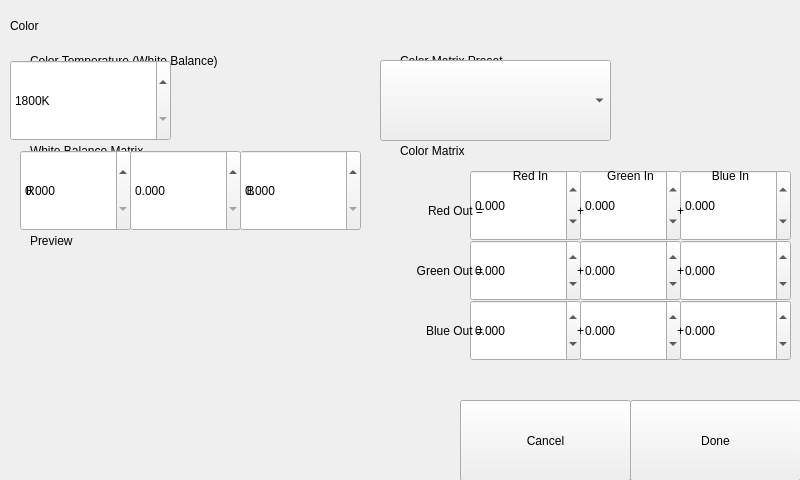
<?xml version="1.0" encoding="UTF-8"?>
<ui version="4.0">
 <class>Form</class>
 <widget class="QWidget" name="Form">
  <property name="geometry">
   <rect>
    <x>0</x>
    <y>0</y>
    <width>800</width>
    <height>480</height>
   </rect>
  </property>
  <property name="windowTitle">
   <string>Chronos Screen</string>
  </property>
  <widget class="InteractiveVideoArea" name="interactivevideoarea">
   <property name="geometry">
    <rect>
     <x>30</x>
     <y>260</y>
     <width>331</width>
     <height>201</height>
    </rect>
   </property>
  </widget>
  <widget class="HeaderLabel" name="headerlabel">
   <property name="geometry">
    <rect>
     <x>10</x>
     <y>10</y>
     <width>241</width>
     <height>31</height>
    </rect>
   </property>
   <property name="text">
    <string>Color</string>
   </property>
  </widget>
  <widget class="Button" name="uiDone">
   <property name="geometry">
    <rect>
     <x>630</x>
     <y>400</y>
     <width>171</width>
     <height>81</height>
    </rect>
   </property>
   <property name="text">
    <string>Done</string>
   </property>
   <property name="clickMarginLeft" stdset="0">
    <enum>Button::half</enum>
   </property>
  </widget>
  <widget class="Button" name="button_2">
   <property name="geometry">
    <rect>
     <x>460</x>
     <y>400</y>
     <width>171</width>
     <height>81</height>
    </rect>
   </property>
   <property name="text">
    <string>Cancel</string>
   </property>
   <property name="clickMarginRight" stdset="0">
    <enum>Button::half</enum>
   </property>
  </widget>
  <widget class="Subheader" name="subheader">
   <property name="geometry">
    <rect>
     <x>30</x>
     <y>50</y>
     <width>291</width>
     <height>21</height>
    </rect>
   </property>
   <property name="text">
    <string>Color Temperature (White Balance)</string>
   </property>
  </widget>
  <widget class="SpinBox" name="spinbox">
   <property name="geometry">
    <rect>
     <x>10</x>
     <y>60</y>
     <width>161</width>
     <height>81</height>
    </rect>
   </property>
   <property name="suffix">
    <string>K</string>
   </property>
   <property name="minimum">
    <number>1800</number>
   </property>
   <property name="maximum">
    <number>10000</number>
   </property>
   <property name="singleStep">
    <number>25</number>
   </property>
  </widget>
  <widget class="ComboBox" name="combobox">
   <property name="geometry">
    <rect>
     <x>380</x>
     <y>60</y>
     <width>231</width>
     <height>81</height>
    </rect>
   </property>
  </widget>
  <widget class="Subheader" name="subheader_4">
   <property name="geometry">
    <rect>
     <x>400</x>
     <y>50</y>
     <width>181</width>
     <height>21</height>
    </rect>
   </property>
   <property name="text">
    <string>Color Matrix Preset</string>
   </property>
  </widget>
  <widget class="Subheader" name="subheader_5">
   <property name="geometry">
    <rect>
     <x>30</x>
     <y>230</y>
     <width>241</width>
     <height>21</height>
    </rect>
   </property>
   <property name="text">
    <string>Preview</string>
   </property>
  </widget>
  <widget class="Backdrop" name="backdrop_3">
   <property name="geometry">
    <rect>
     <x>0</x>
     <y>460</y>
     <width>361</width>
     <height>21</height>
    </rect>
   </property>
  </widget>
  <widget class="Backdrop" name="backdrop_4">
   <property name="geometry">
    <rect>
     <x>0</x>
     <y>230</y>
     <width>31</width>
     <height>231</height>
    </rect>
   </property>
  </widget>
  <widget class="QWidget" name="widget" native="true">
   <property name="geometry">
    <rect>
     <x>390</x>
     <y>130</y>
     <width>401</width>
     <height>241</height>
    </rect>
   </property>
   <widget class="DecimalSpinBox" name="decimalspinbox_8">
    <property name="geometry">
     <rect>
      <x>190</x>
      <y>110</y>
      <width>101</width>
      <height>61</height>
     </rect>
    </property>
    <property name="decimals">
     <number>3</number>
    </property>
    <property name="minimum">
     <double>-2.500000000000000</double>
    </property>
    <property name="maximum">
     <double>2.500000000000000</double>
    </property>
    <property name="singleStep">
     <double>0.010000000000000</double>
    </property>
    <property name="clickMarginLeft" stdset="0">
     <enum>DecimalSpinBox::half</enum>
    </property>
    <property name="clickMarginRight" stdset="0">
     <enum>DecimalSpinBox::half</enum>
    </property>
    <property name="clickMarginTop" stdset="0">
     <enum>DecimalSpinBox::half</enum>
    </property>
    <property name="clickMarginBottom" stdset="0">
     <enum>DecimalSpinBox::half</enum>
    </property>
   </widget>
   <widget class="Subheader" name="subheader_3">
    <property name="geometry">
     <rect>
      <x>10</x>
      <y>10</y>
      <width>241</width>
      <height>21</height>
     </rect>
    </property>
    <property name="text">
     <string>Color Matrix</string>
    </property>
   </widget>
   <widget class="DecimalSpinBox" name="decimalspinbox_3">
    <property name="geometry">
     <rect>
      <x>80</x>
      <y>110</y>
      <width>111</width>
      <height>61</height>
     </rect>
    </property>
    <property name="decimals">
     <number>3</number>
    </property>
    <property name="minimum">
     <double>-2.500000000000000</double>
    </property>
    <property name="maximum">
     <double>2.500000000000000</double>
    </property>
    <property name="singleStep">
     <double>0.010000000000000</double>
    </property>
    <property name="clickMarginRight" stdset="0">
     <enum>DecimalSpinBox::half</enum>
    </property>
    <property name="clickMarginTop" stdset="0">
     <enum>DecimalSpinBox::half</enum>
    </property>
    <property name="clickMarginBottom" stdset="0">
     <enum>DecimalSpinBox::half</enum>
    </property>
   </widget>
   <widget class="DecimalSpinBox" name="decimalspinbox_10">
    <property name="geometry">
     <rect>
      <x>290</x>
      <y>110</y>
      <width>111</width>
      <height>61</height>
     </rect>
    </property>
    <property name="decimals">
     <number>3</number>
    </property>
    <property name="minimum">
     <double>-2.500000000000000</double>
    </property>
    <property name="maximum">
     <double>2.500000000000000</double>
    </property>
    <property name="singleStep">
     <double>0.010000000000000</double>
    </property>
    <property name="clickMarginLeft" stdset="0">
     <enum>DecimalSpinBox::half</enum>
    </property>
    <property name="clickMarginTop" stdset="0">
     <enum>DecimalSpinBox::half</enum>
    </property>
    <property name="clickMarginBottom" stdset="0">
     <enum>DecimalSpinBox::half</enum>
    </property>
   </widget>
   <widget class="DecimalSpinBox" name="decimalspinbox_9">
    <property name="geometry">
     <rect>
      <x>190</x>
      <y>170</y>
      <width>101</width>
      <height>61</height>
     </rect>
    </property>
    <property name="decimals">
     <number>3</number>
    </property>
    <property name="minimum">
     <double>-2.500000000000000</double>
    </property>
    <property name="maximum">
     <double>2.500000000000000</double>
    </property>
    <property name="singleStep">
     <double>0.010000000000000</double>
    </property>
    <property name="clickMarginLeft" stdset="0">
     <enum>DecimalSpinBox::half</enum>
    </property>
    <property name="clickMarginRight" stdset="0">
     <enum>DecimalSpinBox::half</enum>
    </property>
    <property name="clickMarginTop" stdset="0">
     <enum>DecimalSpinBox::half</enum>
    </property>
    <property name="clickMarginBottom" stdset="0">
     <enum>DecimalSpinBox::half</enum>
    </property>
   </widget>
   <widget class="DecimalSpinBox" name="decimalspinbox_2">
    <property name="geometry">
     <rect>
      <x>80</x>
      <y>40</y>
      <width>111</width>
      <height>71</height>
     </rect>
    </property>
    <property name="decimals">
     <number>3</number>
    </property>
    <property name="minimum">
     <double>-2.500000000000000</double>
    </property>
    <property name="maximum">
     <double>2.500000000000000</double>
    </property>
    <property name="singleStep">
     <double>0.010000000000000</double>
    </property>
    <property name="clickMarginRight" stdset="0">
     <enum>DecimalSpinBox::half</enum>
    </property>
    <property name="clickMarginBottom" stdset="0">
     <enum>DecimalSpinBox::half</enum>
    </property>
   </widget>
   <widget class="DecimalSpinBox" name="decimalspinbox_11">
    <property name="geometry">
     <rect>
      <x>290</x>
      <y>40</y>
      <width>111</width>
      <height>71</height>
     </rect>
    </property>
    <property name="decimals">
     <number>3</number>
    </property>
    <property name="minimum">
     <double>-2.500000000000000</double>
    </property>
    <property name="maximum">
     <double>2.500000000000000</double>
    </property>
    <property name="singleStep">
     <double>0.010000000000000</double>
    </property>
    <property name="clickMarginLeft" stdset="0">
     <enum>DecimalSpinBox::half</enum>
    </property>
    <property name="clickMarginBottom" stdset="0">
     <enum>DecimalSpinBox::half</enum>
    </property>
   </widget>
   <widget class="DecimalSpinBox" name="decimalspinbox_12">
    <property name="geometry">
     <rect>
      <x>290</x>
      <y>170</y>
      <width>111</width>
      <height>61</height>
     </rect>
    </property>
    <property name="decimals">
     <number>3</number>
    </property>
    <property name="minimum">
     <double>-2.500000000000000</double>
    </property>
    <property name="maximum">
     <double>2.500000000000000</double>
    </property>
    <property name="singleStep">
     <double>0.010000000000000</double>
    </property>
    <property name="clickMarginLeft" stdset="0">
     <enum>DecimalSpinBox::half</enum>
    </property>
    <property name="clickMarginTop" stdset="0">
     <enum>DecimalSpinBox::half</enum>
    </property>
    <property name="clickMarginBottom" stdset="0">
     <enum>DecimalSpinBox::half</enum>
    </property>
   </widget>
   <widget class="DecimalSpinBox" name="decimalspinbox_4">
    <property name="geometry">
     <rect>
      <x>80</x>
      <y>170</y>
      <width>111</width>
      <height>61</height>
     </rect>
    </property>
    <property name="decimals">
     <number>3</number>
    </property>
    <property name="minimum">
     <double>-2.500000000000000</double>
    </property>
    <property name="maximum">
     <double>2.500000000000000</double>
    </property>
    <property name="singleStep">
     <double>0.010000000000000</double>
    </property>
    <property name="clickMarginRight" stdset="0">
     <enum>DecimalSpinBox::half</enum>
    </property>
    <property name="clickMarginTop" stdset="0">
     <enum>DecimalSpinBox::half</enum>
    </property>
    <property name="clickMarginBottom" stdset="0">
     <enum>DecimalSpinBox::half</enum>
    </property>
   </widget>
   <widget class="DecimalSpinBox" name="decimalspinbox_7">
    <property name="geometry">
     <rect>
      <x>190</x>
      <y>40</y>
      <width>101</width>
      <height>71</height>
     </rect>
    </property>
    <property name="decimals">
     <number>3</number>
    </property>
    <property name="minimum">
     <double>-2.500000000000000</double>
    </property>
    <property name="maximum">
     <double>2.500000000000000</double>
    </property>
    <property name="singleStep">
     <double>0.010000000000000</double>
    </property>
    <property name="clickMarginLeft" stdset="0">
     <enum>DecimalSpinBox::half</enum>
    </property>
    <property name="clickMarginRight" stdset="0">
     <enum>DecimalSpinBox::half</enum>
    </property>
    <property name="clickMarginBottom" stdset="0">
     <enum>DecimalSpinBox::half</enum>
    </property>
   </widget>
   <widget class="Label" name="label_6">
    <property name="geometry">
     <rect>
      <x>2</x>
      <y>70</y>
      <width>91</width>
      <height>21</height>
     </rect>
    </property>
    <property name="text">
     <string>Red Out =</string>
    </property>
    <property name="alignment">
     <set>Qt::AlignRight|Qt::AlignTrailing|Qt::AlignVCenter</set>
    </property>
   </widget>
   <widget class="Label" name="label_4">
    <property name="geometry">
     <rect>
      <x>100</x>
      <y>30</y>
      <width>81</width>
      <height>31</height>
     </rect>
    </property>
    <property name="text">
     <string>Red In</string>
    </property>
    <property name="alignment">
     <set>Qt::AlignCenter</set>
    </property>
   </widget>
   <widget class="Label" name="label_5">
    <property name="geometry">
     <rect>
      <x>200</x>
      <y>30</y>
      <width>81</width>
      <height>31</height>
     </rect>
    </property>
    <property name="text">
     <string>Green In</string>
    </property>
    <property name="alignment">
     <set>Qt::AlignCenter</set>
    </property>
   </widget>
   <widget class="Label" name="label_7">
    <property name="geometry">
     <rect>
      <x>300</x>
      <y>30</y>
      <width>81</width>
      <height>31</height>
     </rect>
    </property>
    <property name="text">
     <string>Blue In</string>
    </property>
    <property name="alignment">
     <set>Qt::AlignCenter</set>
    </property>
   </widget>
   <widget class="Label" name="label_8">
    <property name="geometry">
     <rect>
      <x>2</x>
      <y>130</y>
      <width>91</width>
      <height>21</height>
     </rect>
    </property>
    <property name="text">
     <string>Green Out =</string>
    </property>
    <property name="alignment">
     <set>Qt::AlignRight|Qt::AlignTrailing|Qt::AlignVCenter</set>
    </property>
   </widget>
   <widget class="Label" name="label_9">
    <property name="geometry">
     <rect>
      <x>2</x>
      <y>190</y>
      <width>91</width>
      <height>21</height>
     </rect>
    </property>
    <property name="text">
     <string>Blue Out =</string>
    </property>
    <property name="alignment">
     <set>Qt::AlignRight|Qt::AlignTrailing|Qt::AlignVCenter</set>
    </property>
   </widget>
   <widget class="Label" name="label_10">
    <property name="geometry">
     <rect>
      <x>180</x>
      <y>70</y>
      <width>21</width>
      <height>21</height>
     </rect>
    </property>
    <property name="text">
     <string>+</string>
    </property>
    <property name="alignment">
     <set>Qt::AlignCenter</set>
    </property>
   </widget>
   <widget class="Label" name="label_11">
    <property name="geometry">
     <rect>
      <x>280</x>
      <y>70</y>
      <width>21</width>
      <height>21</height>
     </rect>
    </property>
    <property name="text">
     <string>+</string>
    </property>
    <property name="alignment">
     <set>Qt::AlignCenter</set>
    </property>
   </widget>
   <widget class="Label" name="label_12">
    <property name="geometry">
     <rect>
      <x>180</x>
      <y>130</y>
      <width>21</width>
      <height>21</height>
     </rect>
    </property>
    <property name="text">
     <string>+</string>
    </property>
    <property name="alignment">
     <set>Qt::AlignCenter</set>
    </property>
   </widget>
   <widget class="Label" name="label_13">
    <property name="geometry">
     <rect>
      <x>280</x>
      <y>130</y>
      <width>21</width>
      <height>21</height>
     </rect>
    </property>
    <property name="text">
     <string>+</string>
    </property>
    <property name="alignment">
     <set>Qt::AlignCenter</set>
    </property>
   </widget>
   <widget class="Label" name="label_14">
    <property name="geometry">
     <rect>
      <x>180</x>
      <y>190</y>
      <width>21</width>
      <height>21</height>
     </rect>
    </property>
    <property name="text">
     <string>+</string>
    </property>
    <property name="alignment">
     <set>Qt::AlignCenter</set>
    </property>
   </widget>
   <widget class="Label" name="label_15">
    <property name="geometry">
     <rect>
      <x>280</x>
      <y>190</y>
      <width>21</width>
      <height>21</height>
     </rect>
    </property>
    <property name="text">
     <string>+</string>
    </property>
    <property name="alignment">
     <set>Qt::AlignCenter</set>
    </property>
   </widget>
   <zorder>decimalspinbox_9</zorder>
   <zorder>decimalspinbox_4</zorder>
   <zorder>decimalspinbox_3</zorder>
   <zorder>decimalspinbox_10</zorder>
   <zorder>decimalspinbox_7</zorder>
   <zorder>decimalspinbox_12</zorder>
   <zorder>decimalspinbox_11</zorder>
   <zorder>decimalspinbox_8</zorder>
   <zorder>decimalspinbox_2</zorder>
   <zorder>label_6</zorder>
   <zorder>subheader_3</zorder>
   <zorder>label_4</zorder>
   <zorder>label_5</zorder>
   <zorder>label_7</zorder>
   <zorder>label_8</zorder>
   <zorder>label_9</zorder>
   <zorder>label_10</zorder>
   <zorder>label_11</zorder>
   <zorder>label_12</zorder>
   <zorder>label_13</zorder>
   <zorder>label_14</zorder>
   <zorder>label_15</zorder>
  </widget>
  <widget class="QWidget" name="widget_2" native="true">
   <property name="geometry">
    <rect>
     <x>10</x>
     <y>130</y>
     <width>361</width>
     <height>111</height>
    </rect>
   </property>
   <widget class="Label" name="label_2">
    <property name="geometry">
     <rect>
      <x>120</x>
      <y>50</y>
      <width>21</width>
      <height>21</height>
     </rect>
    </property>
    <property name="text">
     <string>G</string>
    </property>
    <property name="alignment">
     <set>Qt::AlignCenter</set>
    </property>
   </widget>
   <widget class="DecimalSpinBox" name="decimalspinbox_6">
    <property name="geometry">
     <rect>
      <x>230</x>
      <y>20</y>
      <width>121</width>
      <height>81</height>
     </rect>
    </property>
    <property name="decimals">
     <number>3</number>
    </property>
    <property name="maximum">
     <double>5.000000000000000</double>
    </property>
    <property name="singleStep">
     <double>0.010000000000000</double>
    </property>
   </widget>
   <widget class="DecimalSpinBox" name="decimalspinbox_5">
    <property name="geometry">
     <rect>
      <x>120</x>
      <y>20</y>
      <width>111</width>
      <height>81</height>
     </rect>
    </property>
    <property name="decimals">
     <number>3</number>
    </property>
    <property name="maximum">
     <double>5.000000000000000</double>
    </property>
    <property name="singleStep">
     <double>0.010000000000000</double>
    </property>
    <property name="clickMarginRight" stdset="0">
     <enum>DecimalSpinBox::half</enum>
    </property>
   </widget>
   <widget class="Label" name="label_3">
    <property name="geometry">
     <rect>
      <x>230</x>
      <y>50</y>
      <width>21</width>
      <height>21</height>
     </rect>
    </property>
    <property name="text">
     <string>B</string>
    </property>
    <property name="alignment">
     <set>Qt::AlignCenter</set>
    </property>
   </widget>
   <widget class="DecimalSpinBox" name="decimalspinbox">
    <property name="geometry">
     <rect>
      <x>10</x>
      <y>20</y>
      <width>111</width>
      <height>81</height>
     </rect>
    </property>
    <property name="decimals">
     <number>3</number>
    </property>
    <property name="maximum">
     <double>5.000000000000000</double>
    </property>
    <property name="singleStep">
     <double>0.010000000000000</double>
    </property>
    <property name="clickMarginRight" stdset="0">
     <enum>DecimalSpinBox::half</enum>
    </property>
   </widget>
   <widget class="Subheader" name="subheader_2">
    <property name="geometry">
     <rect>
      <x>20</x>
      <y>10</y>
      <width>241</width>
      <height>21</height>
     </rect>
    </property>
    <property name="text">
     <string>White Balance Matrix</string>
    </property>
   </widget>
   <widget class="Label" name="label">
    <property name="geometry">
     <rect>
      <x>10</x>
      <y>50</y>
      <width>21</width>
      <height>21</height>
     </rect>
    </property>
    <property name="text">
     <string>R</string>
    </property>
    <property name="alignment">
     <set>Qt::AlignCenter</set>
    </property>
   </widget>
   <zorder>subheader_2</zorder>
   <zorder>label_2</zorder>
   <zorder>decimalspinbox_6</zorder>
   <zorder>decimalspinbox_5</zorder>
   <zorder>label_3</zorder>
   <zorder>decimalspinbox</zorder>
   <zorder>label</zorder>
  </widget>
  <widget class="Backdrop" name="backdrop">
   <property name="geometry">
    <rect>
     <x>0</x>
     <y>0</y>
     <width>801</width>
     <height>261</height>
    </rect>
   </property>
  </widget>
  <widget class="Backdrop" name="backdrop_2">
   <property name="geometry">
    <rect>
     <x>360</x>
     <y>260</y>
     <width>441</width>
     <height>221</height>
    </rect>
   </property>
  </widget>
  <zorder>backdrop</zorder>
  <zorder>backdrop_2</zorder>
  <zorder>subheader_4</zorder>
  <zorder>widget</zorder>
  <zorder>backdrop_4</zorder>
  <zorder>backdrop_3</zorder>
  <zorder>interactivevideoarea</zorder>
  <zorder>headerlabel</zorder>
  <zorder>uiDone</zorder>
  <zorder>subheader</zorder>
  <zorder>combobox</zorder>
  <zorder>button_2</zorder>
  <zorder>subheader_5</zorder>
  <zorder>widget_2</zorder>
  <zorder>spinbox</zorder>
 </widget>
 <customwidgets>
  <customwidget>
   <class>Backdrop</class>
   <extends>QLabel</extends>
   <header>backdrop</header>
  </customwidget>
  <customwidget>
   <class>Button</class>
   <extends>QPushButton</extends>
   <header>button</header>
  </customwidget>
  <customwidget>
   <class>ComboBox</class>
   <extends>QComboBox</extends>
   <header>combo_box</header>
  </customwidget>
  <customwidget>
   <class>DecimalSpinBox</class>
   <extends>QDoubleSpinBox</extends>
   <header>decimal_spin_box</header>
  </customwidget>
  <customwidget>
   <class>HeaderLabel</class>
   <extends>QLabel</extends>
   <header>header_label</header>
  </customwidget>
  <customwidget>
   <class>InteractiveVideoArea</class>
   <extends>QWidget</extends>
   <header>interactive_video_area</header>
  </customwidget>
  <customwidget>
   <class>Label</class>
   <extends>QLabel</extends>
   <header>label</header>
  </customwidget>
  <customwidget>
   <class>SpinBox</class>
   <extends>QSpinBox</extends>
   <header>spin_box</header>
  </customwidget>
  <customwidget>
   <class>Subheader</class>
   <extends>QLabel</extends>
   <header>subheader</header>
  </customwidget>
 </customwidgets>
 <resources/>
 <connections/>
</ui>
